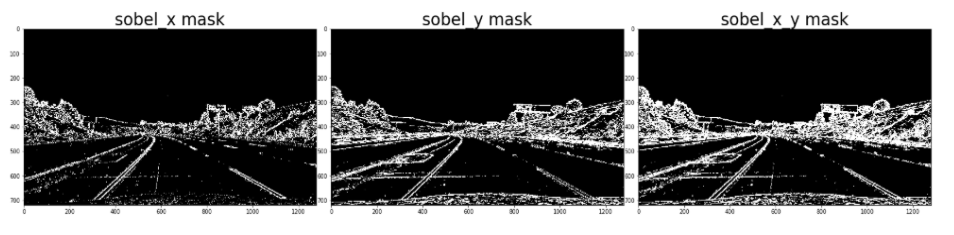
#> input picture images/1.PNG, 954 x 235 px, given in place of project_video.mp4, which was not available
$ python Final_edit.py   (older library calls are emulated)
#> lines starting #> are read from the running program, lines starting #| are printed output that depends on the picture; after the words box and inside, x2 and y2 are one past the last pixel; in counts of white or black regions, pixels touching at a corner belong together; pictures that were not available may be replaced by others from this repository, and a replacement may not be noted
# ======================================================================================================================================================================= #
#-------------> Project 02 <---------------#
# ======================================================================================================================================================================= #
# Course    :-> ENPM673 - Perception for Autonomous Robots
# Date      :-> 13 March 2019
# Authors   :-> Siddhesh Rane, Niket Shah, Sudharshan B.
# ======================================================================================================================================================================= #

# ======================================================================================================================================================================= #
# Import Section for Importing library
# ======================================================================================================================================================================= #
import cv2
import numpy as np
import matplotlib.pyplot as plt
import  math, copy

# ======================================================================================================================================================================= #
# Undistort the frame using given camera and distortion matrix
# ======================================================================================================================================================================= #
def undistort_image(img):
    mtx = np.array([[1.15422732e+03,0.00000000e+00,6.71627794e+02],[0.00000000e+00,1.14818221e+03,3.86046312e+02],[0.00000000e+00,0.00000000e+00,1.00000000e+00]])
    dist =  np.array([[-2.42565104e-01,-4.77893070e-02,-1.31388084e-03,-8.79107779e-05,2.20573263e-02]])
    dst = cv2.undistort(frame,mtx, dist, None, mtx)
    return dst

# ======================================================================================================================================================================= #
# Color Space Conversion Section
# ======================================================================================================================================================================= #
#  BGR to HSV Colorspace
def get_hsv(img):
    hsv = cv2.cvtColor(img, cv2.COLOR_BGR2HSV)
    return hsv

# ======================================================================================================================================================================= #
# BGR to HSL Colorspace
# ======================================================================================================================================================================= #
def get_hsl(img):
    hls = cv2.cvtColor(img, cv2.COLOR_BGR2HLS)
    return hls

# ======================================================================================================================================================================= #
# BGR to LAB Colorspace
# ======================================================================================================================================================================= #
def get_lab(img):
    lab = cv2.cvtColor(img, cv2.COLOR_BGR2Lab)
    return lab

# ======================================================================================================================================================================= #
# Function to perform Histogram Equalisation on the each channel of a given image
# ======================================================================================================================================================================= #
def histogram_eq(img):
    img[:, :, 0] = cv2.equalizeHist(img[:, :, 0])
    img[:, :, 1] = cv2.equalizeHist(img[:, :, 1])
    img[:, :, 2] = cv2.equalizeHist(img[:, :, 2])
    return img

# ======================================================================================================================================================================= #
# Function to split channels of a given image
# ======================================================================================================================================================================= #
def get_channel(img, channel_no=0):
    channel = img[:,:,channel_no]
    return channel

# ======================================================================================================================================================================= #
# Function to Display Image
# ======================================================================================================================================================================= #
def disp(title,img):
    cv2.imshow(title,img)

# ======================================================================================================================================================================= #
# Function to get yellow region mask in a given Image
# ======================================================================================================================================================================= #
# [33 lines left out: functions get_yellow_mask, get_white_mask, get_whilte_yellow, not called in this run]

# ======================================================================================================================================================================= #
# Function to Compute Homographgy by performinng perspective transform and get the top view
# ======================================================================================================================================================================= #
def compute_homography(img):
    #pts1 = np.float32([[550,500],[850,500],[1250,730],[150,730]])
    pts1 = np.float32([[550,450], [750,450], [1150,600], [150,600]])
    width = 800
    height = 600
    #pts2 = np.float32([[0,0],[500,0],[500,890],[0,890]])
    pts2 = np.float32([[0,0], [width-1,0], [width-1, height-1], [0, height-1]])
    M = cv2.getPerspectiveTransform(pts1,pts2)
    result = cv2.warpPerspective(img,M,(width,height))
    return result , M

# ======================================================================================================================================================================= #
# Function to get thresholded image for current channel
# ======================================================================================================================================================================= #
def get_color_thres(img, thres=(0,255),channel_no=0,img_type='hls_s'):
    img_channel = img[:,:,channel_no]
    if img_type == 'hls_l':
        # normalize
        img_channel = img_channel * (255/np.max(img_channel))
    if img_type == 'lab_b':
        if np.max(img_channel) > 175:
            img_channel = img_channel * (255/np.max(img_channel))
    thres_img = np.zeros_like(img_channel)
    thres_img[(img_channel > thres[0]) & (img_channel <= thres[1])] = 1
    return thres_img

# ======================================================================================================================================================================= #
# Function to get sobelX thresholded image for current channel
# ======================================================================================================================================================================= #
# [50 lines left out: functions getSobelX, getSobelY, getSobelMag, getSobelDir, not called in this run]

# ======================================================================================================================================================================= #
# Function to perform histogram polyfit
# ======================================================================================================================================================================= #
def historgram_polyfit(warped_img, nwindows = 7, window_size = 90, minpix = 50):
    # First take a histogram of the bottom half of the image
    histogram = np.sum(warped_img[int(warped_img.shape[0]/2):,:], axis=0)
    # Starting from midpoint, find peaks of the left and right lanes
    # of the histogram.
    midpoint = np.int(histogram.shape[0]/2)
    leftx_base = np.argmax(histogram[:midpoint])
    rightx_base = np.argmax(histogram[midpoint:]) + midpoint
    # Adjust height of the window according to image size and number of windows.
    window_height = np.int(warped_img.shape[0]/nwindows)
    # Get all the non zero pixels on the image and separate them into x and y
    nonzero = warped_img.nonzero()
    nonzerox = np.array(nonzero[1])
    nonzeroy = np.array(nonzero[0])
    # Set current window position at the bottom of the histogram
    leftx_current = leftx_base
    rightx_current = rightx_base
    # Create empty lists to receive left and right lane pixel indices
    left_lane_inds = []
    right_lane_inds = []
    # Step through the windows one by one
    for window in range(nwindows):
        # Identify window boundaries in x and y (and right and left)
        win_y_low = warped_img.shape[0] - (window+1)*window_height
        win_y_high = warped_img.shape[0] - window*window_height
        win_xleft_low = leftx_current - window_size
        win_xleft_high = leftx_current + window_size
        win_xright_low = rightx_current - window_size
        win_xright_high = rightx_current + window_size
        # Get non zero pixels which are within the window
        good_left_inds = ((nonzeroy >= win_y_low) & (nonzeroy < win_y_high) &
        (nonzerox >= win_xleft_low) &  (nonzerox < win_xleft_high)).nonzero()[0]
        good_right_inds = ((nonzeroy >= win_y_low) & (nonzeroy < win_y_high) &
        (nonzerox >= win_xright_low) &  (nonzerox < win_xright_high)).nonzero()[0]
        # Append these indices to the lists
        left_lane_inds.append(good_left_inds)
        right_lane_inds.append(good_right_inds)
        # If number of non zero pixels is greater than the selecte threshold,
        # recenter next window on their mean position
        if len(good_left_inds) > minpix:
            leftx_current = np.int(np.mean(nonzerox[good_left_inds]))
        if len(good_right_inds) > minpix:
            rightx_current = np.int(np.mean(nonzerox[good_right_inds]))
    # the arrays of the indices
    left_lane_inds = np.concatenate(left_lane_inds)
    right_lane_inds = np.concatenate(right_lane_inds)
    # Extract left and right line pixel positions
    leftx = nonzerox[left_lane_inds]
    lefty = nonzeroy[left_lane_inds]
    rightx = nonzerox[right_lane_inds]
    righty = nonzeroy[right_lane_inds]
    # This is a second order polynomial with coefficiens a, b , c
    if len(leftx) != 0 and leftx.any() != None and len(lefty) != 0 and lefty.any() != None:
        left_fit = np.polyfit(lefty, leftx, 2)
    else:
        left_fit = np.array([0,0,0])
    if len(rightx) != 0 and rightx.any() != None and len(righty) != 0 and righty.any() != None:
        right_fit = np.polyfit(righty, rightx, 2)
    else:
        right_fit = np.array([0,0,0])
    return left_fit, right_fit


# ======================================================================================================================================================================= #
# Function to compute the radius of curvature
# ======================================================================================================================================================================= #
def predict_turn(warped_img, left_fit, right_fit):
    # first get a conversion factor from pixels to meters.
    # in usa roads have width of 12ft = 3.7meters
    xm_per_pix = 3.7/300
    if left_fit.any() == None or right_fit.any() == None:
        return 0 , 0 , Nan
    # get a y coordinate in the top region of the image which will be used
    # to find two points on the left lane and right lane
    y_top = 1

    #left_lane and right lane x coordinates for y_top in pixels
    left_top_x = (left_fit[0]*y_top)**2 + left_fit[0]*y_top + left_fit[2]
    right_top_x = (right_fit[0]*y_top)**2 + right_fit[0]*y_top + right_fit[2]

    # Assume that the camera is located at the center of the car
    camera_center = 400

    # Lane center as mid of left and right lane bottom
    lane_center_x = (left_top_x + right_top_x)/2.
    # get center location in pixels
    center_px = (lane_center_x - camera_center)

    #Convert to meters
    center_meters = center_px * xm_per_pix

    turn = ""
    if center_meters  < -1.5:
        turn = "left"
    elif center_meters  >= -1 and center_meters < 0.9:
        turn = "straight"
    else:
        turn = "right"
    # Now our radius of curvature is in meters
    return turn

# ======================================================================================================================================================================= #
# Function to perform inverse warpping to superimpose the lane path back into image
# ======================================================================================================================================================================= #
def inverse_warp(undist, warped_img, left_fit, right_fit, M):
    # get image height. So we get y values from 0 to img height-1
    img_height = warped_img.shape[0]
    # get list of all y coordinates
    y_coord = np.linspace(0, img_height-1, img_height)

    # Get x coordinates for left and right lanes using polyfit values
    left_x = left_fit[0]*y_coord**2 + left_fit[1]*y_coord + left_fit[2]
    right_x = right_fit[0]*y_coord**2 + right_fit[1]*y_coord + right_fit[2]

    # create a numpy array of warped_img size so we can draw on it
    warp_zero = np.zeros_like(warped_img).astype(np.uint8)
    # make it three channel
    color_warp = np.dstack((warp_zero, warp_zero, warp_zero))

    # use y and y coordinates of each line to get point format
    pts_left = np.array([np.transpose(np.vstack([left_x, y_coord]))])
    pts_right = np.array([np.flipud(np.transpose(np.vstack([right_x, y_coord])))])
    points = np.hstack((pts_left, pts_right))

    # Draw the lane on warped image
    cv2.fillPoly(color_warp, np.int_([points]), (0,255, 0))
    # Calculate M inverse so we can warp this region on world frame
    Minv = np.linalg.inv(M)
    new_warp = cv2.warpPerspective(color_warp, Minv, (undist.shape[1], undist.shape[0]))
    # Combine with original frame
    unwarped = cv2.addWeighted(undist, 1, new_warp, 0.4, 0)
    return unwarped

# ======================================================================================================================================================================= #
# Function to overlay the text on image frame
# ======================================================================================================================================================================= #
def display_text(unwarped, turn):
    cv2.putText(unwarped, 'Turning direction: {}'.format(turn), (50, 150), cv2.FONT_HERSHEY_DUPLEX, 1, (255, 255, 255), 2)


# Main Loop
vid = cv2.VideoCapture("project_video.mp4")
while True:
    ret, frame = vid.read()
#> frame is the input picture: shape (235, 954, 3); min 0, max 255, mean 97.6
    if ret == None or ret == False:
        break

    # Undistort the image
    frame = undistort_image(frame)
#> in undistort_image, `dst = cv2.undistort(frame,mtx, dist, None, mtx)`:
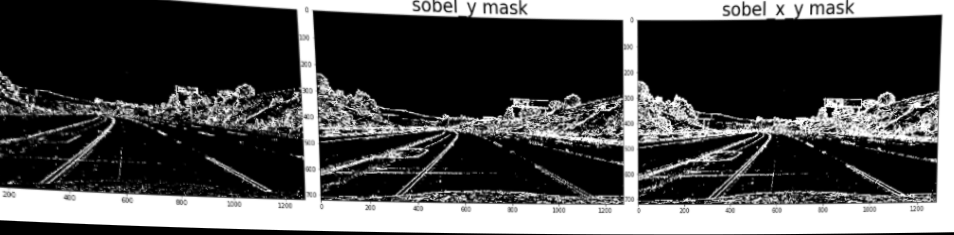
#> dst: shape (235, 954, 3); min 0, max 255, mean 77.5
    # Get hsl
    hls = get_hsl(frame)
    hls = histogram_eq(hls)
    # Get hsv
    hsv = get_hsv(frame)
    # Get Lab
    lab = get_lab(frame)
    lab = histogram_eq(lab)

    '''
    In this we are only using hls-l and lab-b channel
    '''
    # get thresholded image for hls l channel
    img_thr_hls_l = get_color_thres(hls, thres=(200,255),channel_no=1,img_type='hls_l')
#> in get_color_thres, `img_channel = img[:,:,channel_no]`:
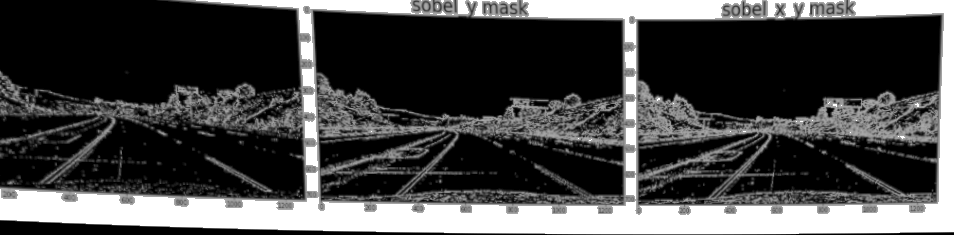
#> img_channel: shape (235, 954); min 0, max 255, mean 70.7
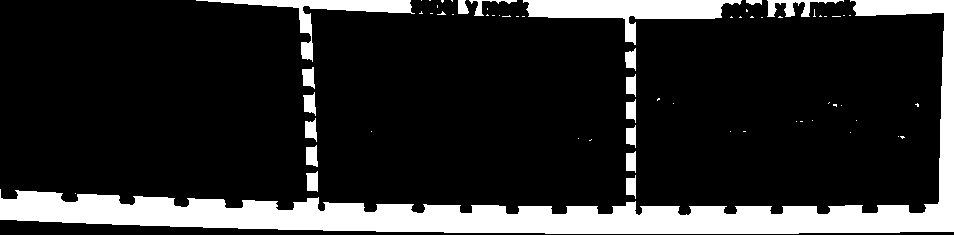
#> img_thr_hls_l: shape (235, 954) float64; values 0 (black) and 1 (white), 16.9% white; 65 white regions (47 under 20 px), largest, box (x1, y1, x2, y2) and area: (0, 0, 954, 234) 28761, (523, 0, 742, 45) 3856, (196, 0, 415, 62) 2130
    # get thresholded image for lab b channel
    img_thr_lab_b = get_color_thres(lab, thres=(250,255),channel_no=2,img_type='lab_b')
#> img_thr_lab_b: shape (235, 954); every value is 0
    # combine hls-l with lab-b
    combined_l_b = np.zeros_like(img_thr_hls_l)
    combined_l_b[(img_thr_hls_l == 1) | (img_thr_lab_b == 1)] = 1
    homographic_img, M = compute_homography(combined_l_b)

    left_fit, right_fit = historgram_polyfit(homographic_img)
    turn = predict_turn(combined_l_b, left_fit, right_fit)
    unwarped = inverse_warp(frame, homographic_img, left_fit, right_fit, M)
#> in inverse_warp, `cv2.fillPoly(color_warp, np.int_([points]), (0,255, 0))`:
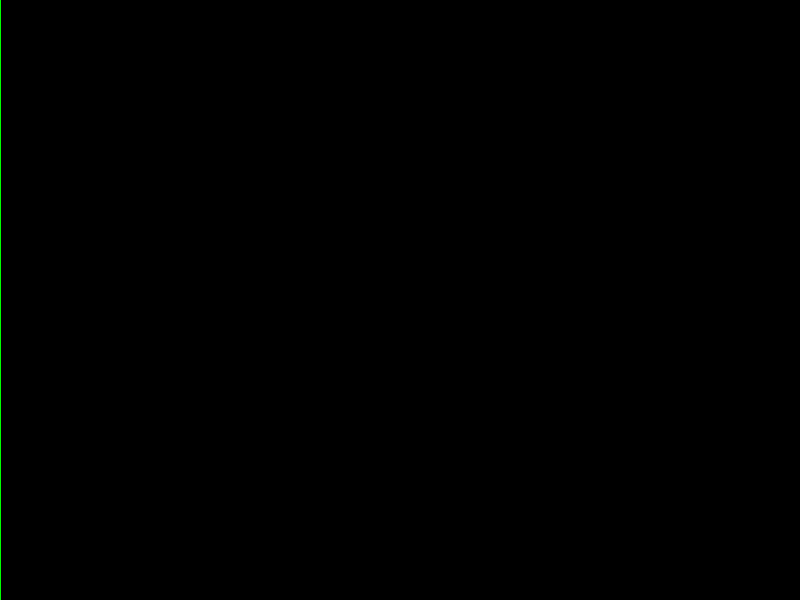
#> color_warp: shape (600, 800, 3); mean of channels 0, 1, 2 0, 0.3, 0; drawn as B, G, R
    display_text(unwarped, turn)
#> in display_text, `cv2.putText(unwarped, 'Turning direction: {}'.format(turn), (50, 150),..`:
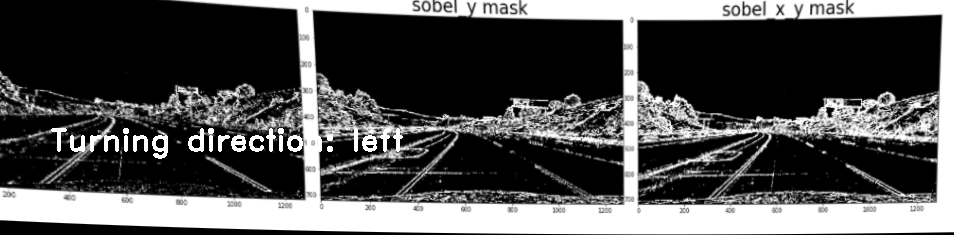
#> unwarped: shape (235, 954, 3); 1.23% of pixels changed, all inside (x1, y1, x2, y2) = (51, 128, 403, 159)
    # display frames
    #disp("warped",combined_l_b)
    #disp("yellow white",combined_w_y)
    disp("result",homographic_img)
    disp("frame",unwarped)

    key = cv2.waitKey(1)
#> (key Esc is pressed here)
    if key == 27:
        break
vid.release()
cv2.destroyAllWindows()

$ run again, on images/2.PNG
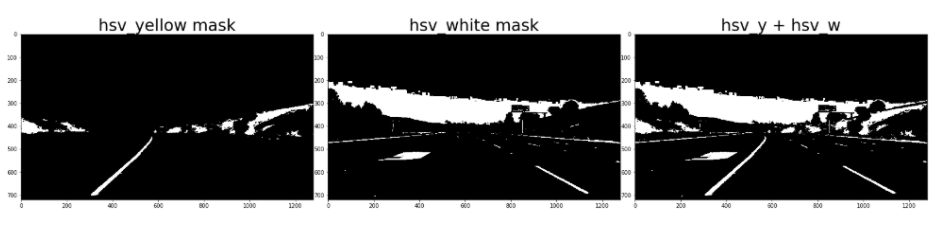
#> input picture images/2.PNG, 947 x 231 px, given in place of project_video.mp4, which was not available
#> frame is the input picture: shape (231, 947, 3); min 0, max 255, mean 98.5
#> hls: shape (231, 947, 3); mean of channels 0, 1, 2 0, 78.5, 0
#> hsv: shape (231, 947, 3); mean H, S, V 0, 0, 78.5
#> lab: shape (231, 947, 3); mean of channels 0, 1, 2 79, 128, 128
#> `img_thr_hls_l = get_color_thres(hls, thres=(200,255),channel_no=1,img_..`:
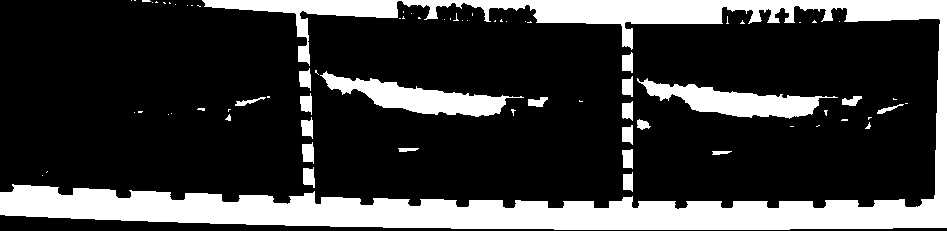
#> img_thr_hls_l: shape (231, 947) float64; values 0 (black) and 1 (white), 23% white; 74 white regions (51 under 20 px), largest, box (x1, y1, x2, y2) and area: (0, 0, 947, 230) 40203, (320, 71, 524, 117) 3586, (637, 78, 838, 119) 3434
#> img_thr_lab_b: shape (231, 947); every value is 0
#> in display_text, `cv2.putText(unwarped, 'Turning direction: {}'.format(turn), (50, 150),..`:
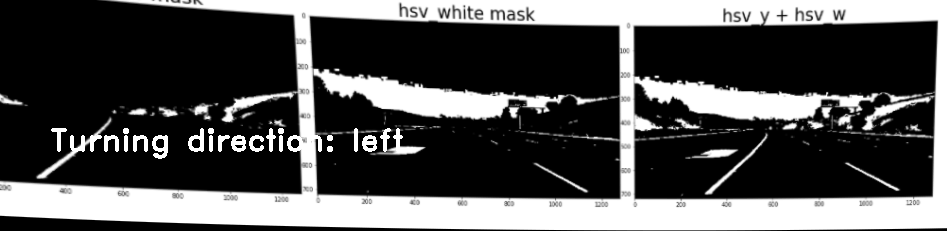
#> unwarped: shape (231, 947, 3); min 0, max 255, mean 81.5

$ run again, on images/4.PNG
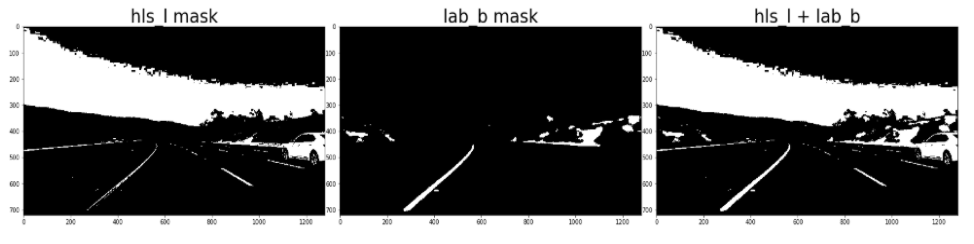
#> input picture images/4.PNG, 974 x 244 px, given in place of project_video.mp4, which was not available
#> frame is the input picture: shape (244, 974, 3); min 0, max 255, mean 104.1
#> hls: shape (244, 974, 3); mean of channels 0, 1, 2 0, 85.8, 0
#> hsv: shape (244, 974, 3); mean H, S, V 0, 0, 85.8
#> lab: shape (244, 974, 3); mean of channels 0, 1, 2 86.2, 128, 128
#> `img_thr_hls_l = get_color_thres(hls, thres=(200,255),channel_no=1,img_..`:
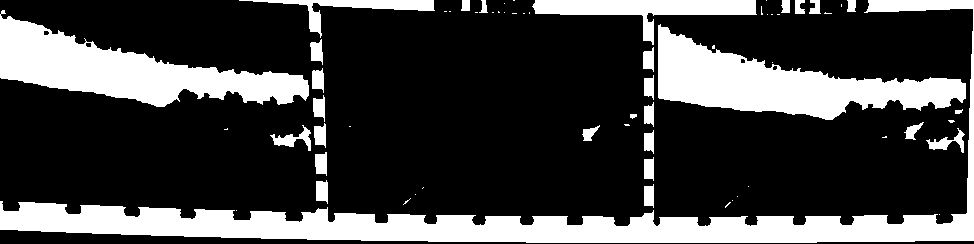
#> img_thr_hls_l: shape (244, 974) float64; values 0 (black) and 1 (white), 25.6% white; 63 white regions (34 under 20 px), largest, box (x1, y1, x2, y2) and area: (0, 0, 974, 243) 26023, (658, 24, 966, 120) 12859, (0, 10, 309, 107) 12569
#> img_thr_lab_b: shape (244, 974); every value is 0
#> in display_text, `cv2.putText(unwarped, 'Turning direction: {}'.format(turn), (50, 150),..`:
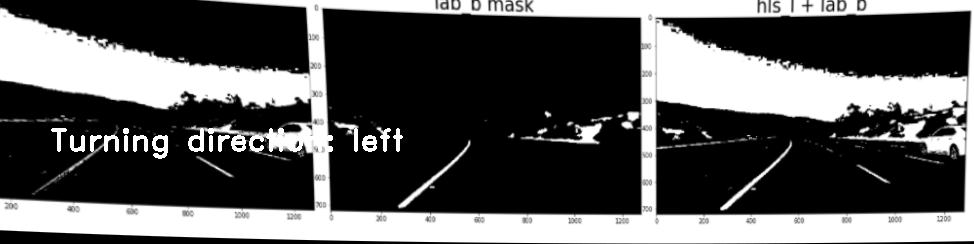
#> unwarped: shape (244, 974, 3); min 0, max 255, mean 88.3
